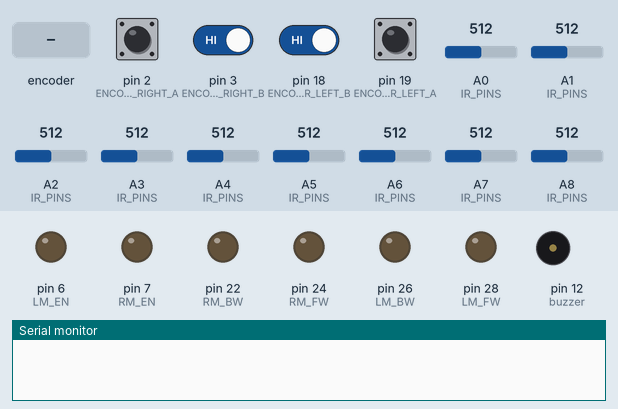
This program was run on a simulated Arduino Mega 2560, built with avr-gcc and run on an emulated ATmega2560. On the bench: output pins drawn as LEDs (lit = HIGH), buzzer (waves = sounding, pin HIGH), the last lines printed to the serial monitor. Inputs (shaded band) come from the test bench; at power-on: pin 2 (ENCODER_RIGHT_A), pin 3 (ENCODER_RIGHT_B), pin 18 (ENCODER_LEFT_B), pin 19 (ENCODER_LEFT_A) HIGH, A0 (IR_PINS) = 512, A1 (IR_PINS) = 512, A2 (IR_PINS) = 512, A3 (IR_PINS) = 512, A4 (IR_PINS) = 512, A5 (IR_PINS) = 512, A6 (IR_PINS) = 512, A7 (IR_PINS) = 512, A8 (IR_PINS) = 512.

Above: at 0.3 s.
At 2.41 s:
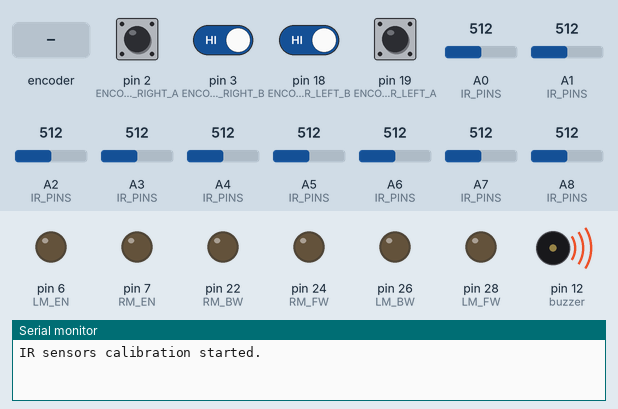
At 4.8 s:
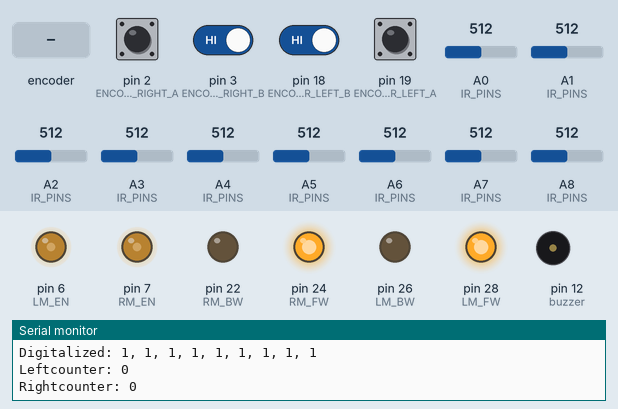
4.9 s: pin 19 (ENCODER_LEFT_A) pulsed LOW 2 times (0.12 s each, 0.3 s apart)
8.5 s: rotary encoder on pin 2 (ENCODER_RIGHT_A) / pin 18 (ENCODER_LEFT_B) turned 1 step (first pin leading)
Timing chart, 0 to 11.5 s (numbered marks = the images above; inputs shaded):
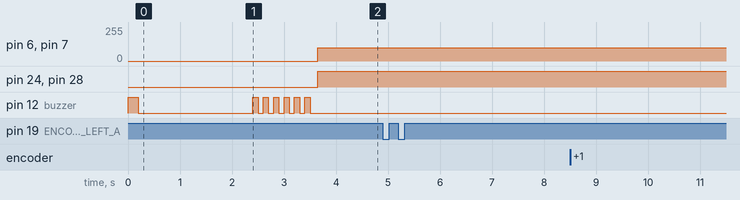

The program:

main.cpp
```cpp
#include <Arduino.h>
#include "Get_readings.h"
#include "Motor_control.h"
#include "PID_controller.h"
#include "encoder.h"
#include "buzzer.h"


int thresholds[10];
int readings[10];
int digital[10];
int error = 0;
int previous_error = 0;
int pid_output = 0;
int integral_error = 0;


void setup() {
  pinMode(buzzer,OUTPUT);
  buzzer_on(1,200);
  delay(2000);
  Serial.begin(9600);
  IR_pin_configuration();
  motor_pin_configuration();
  Serial.println("IR sensors calibration started.");
  buzzer_on(3,100);
  //calibrate_IR_sensors(thresholds, 500); // Calibrate IR sensors with 500 samples, store thresholds
  buzzer_on(3,100);
  Serial.println("IR sensors calibration completed.");
 attachInterrupt(digitalPinToInterrupt(ENCODER_LEFT_A), countEncLeft, RISING);
 attachInterrupt(digitalPinToInterrupt(ENCODER_RIGHT_A), countEncRight, RISING);
}

void loop() {
  Serial.println("Leftcounter: " + String(encoderCount_Left));
  Serial.println("Rightcounter: " + String(encoderCount_Right));
  read_IR_sensors(readings);
  digitalize_with_calibrated_threshold(readings, thresholds, digital);
  error = calculate_error(digital);
  pid_output = compute_pid(error, previous_error, KP, KD);
  previous_error = error;

  forward(100, 100, pid_output); // Use PID output for correction

}
```

Get_readings.h
```cpp
#ifndef IR_PANEL_H
#define IR_PANEL_H

#include <Arduino.h>

#define R4 A0
#define R3 A1
#define R2 A2
#define R1 A3
#define M0 A4
#define L1 A5
#define L2 A6
#define L3 A7
#define L4 A8

extern const int IR_PINS[9];

void IR_pin_configuration();
void read_IR_sensors(int readings[9]);
void print_IR_readings(const int readings[9]);
void calibrate_IR_sensors(int readings[9], int samples);
void digitalize_with_calibrated_threshold(const int analog_readings[9], const int thresholds[9], int digital[9]);


#endif // IR_PANEL_H
```

Motor_control.h
```cpp
#ifndef MOTOR_CONTROL_H
#define MOTOR_CONTROL_H

#include <Arduino.h>

// Define motor control pins
#define LM_EN 6
#define LM_BW 26
#define LM_FW 28
#define RM_EN 7
#define RM_BW 22
#define RM_FW 24


void motor_pin_configuration();
void setMotorSpeed(int leftSpeed, int rightSpeed, int error);
void forward(int leftSpeed, int rightSpeed, int error);
void backward(int leftSpeed, int rightSpeed, int error);
void stopMotors();

#endif // MOTOR_CONTROL_H
```

PID_controller.h
```cpp
#ifndef PID_CONTROLLER_H
#define PID_CONTROLLER_H

#include <Arduino.h>

#define KP  1.0 // Proportional gain
#define KD  0.5 // Derivative gain
#define kI  0.0 // Integral gain (not used in this example)


int calculate_error(const int digital[10]);
int compute_pid(int error, int pre_error, float Kp, float Kd);

#endif // PID_CONTROLLER_H
```

action.h
```cpp
#ifndef ACTION_H
#define ACTION_H

#include <Arduino.h>
#include <Motor_control.h>
#include <Get_readings.h>
#include <encoder.h>
#include <ir_detect.h>

void handleCrossApproach();
void handleSpecialCross(const char* crossType, const int analog_readings[9], const int thresholds[9]);

#endif // ACTION_H
```

buzzer.h
```cpp
#include <Arduino.h>
#define buzzer 12

void buzzer_on(int count, int t){
    for(int i=0; i<count; i++){
        digitalWrite(buzzer,HIGH);
        delay(t);
        digitalWrite(buzzer,LOW);
        delay(t);
    }
}
```

encoder.h
```cpp
#ifndef ENCODER_H
#define ENCODER_H

#define ENCODER_LEFT_A 19 // Pin for encoder A
#define ENCODER_LEFT_B 18 // Pin for encoder B
#define ENCODER_RIGHT_A 2 // Pin for encoder A
#define ENCODER_RIGHT_B 3 // Pin for encoder B

extern volatile long encoderCount_Left;
extern volatile long encoderCount_Right;

void countEncLeft();
void countEncRight();

#endif
```

ir_detect.h
```cpp

```

Get_readings.cpp
```cpp
// IR sensor pin definitions
#include <Arduino.h>
#include "Get_readings.h"

// Array of IR sensor pins: L4, L3, L2, L1, M0, R1, R2, R3, R4
const int IR_PINS[9] = {L4, L3, L2, L1, M0, R1, R2, R3, R4};

void IR_pin_configuration() {
    for (int i = 0; i < 9; i++) {
        pinMode(IR_PINS[i], INPUT);
    }
}

void read_IR_sensors(int readings[9]) {
    for (int i = 0; i < 9; i++) {
        readings[i] = analogRead(IR_PINS[i]);
    }
}

void print_IR_readings(const int readings[9]) {
    Serial.print("IR readings: ");
    for (int i = 0; i < 9; i++) {
        Serial.print(readings[i]);
        if (i < 9) Serial.print(", ");
    }
    Serial.println();
}

void calibrate_IR_sensors(int readings[9], int samples) {
    int min_readings[9];
    int max_readings[9];
    for (int i = 0; i < 9; i++) {
        min_readings[i] = 1023;
        max_readings[i] = 0;
    }
    for (int s = 0; s < samples; s++) {
        Serial.print("Calibrating sample: ");
        Serial.println(s + 1);
        for (int i = 0; i < 9; i++) {
            int val = analogRead(IR_PINS[i]);
            if (val < min_readings[i]) min_readings[i] = val;
            if (val > max_readings[i]) max_readings[i] = val;
        }
        delay(5);
    }
    for (int i = 0; i < 9; i++) {
        readings[i] = (min_readings[i] + max_readings[i]) / 2; // threshold for digital high/low
    }
    // Optionally print calibration results
    Serial.println("IR Sensor Calibration Results:");
    for (int i = 0; i < 9; i++) {
        Serial.print("Sensor "); Serial.print(i);
        Serial.print(": min="); Serial.print(min_readings[i]);
        Serial.print(", max="); Serial.print(max_readings[i]);
        Serial.print(", threshold="); Serial.println(readings[i]);
    }
}

void digitalize_with_calibrated_threshold(const int analog_readings[9], const int thresholds[9], int digital[9]) {
    for (int i = 0; i < 9; i++) {
        digital[i] = (analog_readings[i] > thresholds[i]) ? 1 : 0;
    }
    // Print the digitalized array
    Serial.print("Digitalized: ");
    for (int i = 0; i < 9; i++) {
        Serial.print(digital[i]);
        if (i < 8) Serial.print(", ");
    }
    Serial.println();
}
```

Motor_control.cpp
```cpp
#include <Arduino.h>
#include "Motor_control.h"

void motor_pin_configuration() {
  pinMode(LM_EN, OUTPUT);
  pinMode(LM_FW, OUTPUT);
  pinMode(LM_BW, OUTPUT);
  pinMode(RM_EN, OUTPUT);
  pinMode(RM_FW, OUTPUT);
  pinMode(RM_BW, OUTPUT);
}

void setMotorSpeed(int leftSpeed, int rightSpeed, int error) {
  analogWrite(LM_EN, leftSpeed + error);
  analogWrite(RM_EN, rightSpeed - error);
}

void forward(int leftSpeed, int rightSpeed, int error) {
  digitalWrite(LM_FW, HIGH);
  digitalWrite(LM_BW, LOW);
  digitalWrite(RM_FW, HIGH);
  digitalWrite(RM_BW, LOW);
  setMotorSpeed(leftSpeed, rightSpeed, error);
}

void backward(int leftSpeed, int rightSpeed, int error) {
  digitalWrite(LM_FW, LOW);
  digitalWrite(LM_BW, HIGH);
  digitalWrite(RM_FW, LOW);
  digitalWrite(RM_BW, HIGH);
  setMotorSpeed(leftSpeed, rightSpeed, error);
}

void stopMotors() {
  setMotorSpeed(0, 0, 0);
}
```

PID_controller.cpp
```cpp
#include <Arduino.h>
#include "Get_readings.h"
#include "PID_controller.h"


int calculate_error(const int digital[10]) {
    // Weights: L3,R3=20, L2,R2=10, L1,R1=5, L0,R0=0; negative for left
    const int weights[8] = {-20, -10, -5, 0, 0, 5, 10, 20};
    int error = 0;
    for (int i = 0; i < 8; i++) {
        error += weights[i] * digital[i+1]; // skip L4 (0) and R4 (9)
    }
    return error;
}

int compute_pid(int error, int previous_error, float Kp, float Kd) {
    int derivative = error - previous_error;
    int pid_output = Kp * error + Kd * derivative;
    return pid_output;
}
```

action.cpp
```cpp
#include "Motor_control.h"
#include "encoder.h"
#include "action.h"
#include "Get_readings.h"
#include <Arduino.h>

// Array to store detected cross types
char crossArray[50];
int crossIndex = 0;

// Helper: Stop, reverse slowly, then go forward
void handleCrossApproach() {
    stopMotors();
    backward(10, 10, 0); // slow backward
    delay(200);
    stopMotors();
    encoderCount_Left = 0;
    encoderCount_Right = 0;
    forward(100, 100, 0);
    while (encoderCount_Left < 100 && encoderCount_Right < 100) {
        if (encoderCount_Right >= 100) forward(100, 0, 0);
        if (encoderCount_Left >= 100) forward(100, 0, 0);
    }
    stopMotors();
}

// Main cross detection handler
void handleSpecialCross(const char* crossType, const int analog_readings[9], const int thresholds[9]) {
    int irArray[9];
    // Move a bit forward before checking
    forward(100, 100, 0);
    delay(200);
    stopMotors();
    digitalize_with_calibrated_threshold(analog_readings, thresholds, irArray);

    if (strcmp(crossType, "t_left") == 0) {
        bool tCross = (irArray[3] == 1 || irArray[4] == 1 || irArray[5] == 1);
        bool allZero = (irArray[0] == 0 && irArray[1] == 0 && irArray[2] == 0 && irArray[3] == 0 && irArray[4] == 0 && irArray[5] == 0 && irArray[6] == 0 && irArray[7] == 0 && irArray[8] == 0);
        if (tCross) {
            crossArray[crossIndex++] = 'S';
        } else if (allZero) {
            crossArray[crossIndex++] = 'L';
            // Turn left

        }
    }
    else if (strcmp(crossType, "t_right") == 0) {
        // Move forward and turn right
        //Turn right
    }
    else if (strcmp(crossType, "cross") == 0) {
        bool allOne = (irArray[0] == 1 && irArray[1] == 1 && irArray[2] == 1 && irArray[3] == 1 && irArray[4] == 1 && irArray[5] == 1 && irArray[6] == 1 && irArray[7] == 1 && irArray[8] == 1);
        bool allZero = (irArray[0] == 0 && irArray[1] == 0 && irArray[2] == 0 && irArray[3] == 0 && irArray[4] == 0 && irArray[5] == 0 && irArray[6] == 0 && irArray[7] == 0 && irArray[8] == 0);
        bool plusCross = (irArray[3] == 1 || irArray[4] == 1 || irArray[5] == 1);
        if (allOne) {
            crossArray[crossIndex++] = 'D';
        }

        else if (allZero) {
            crossArray[crossIndex++] = 'R';
            //Turn right
        }

        else if (plusCross && !allOne) {
            //Turn right
            crossArray[crossIndex++] = 'R';
        }
    }
}
```

encoder.cpp
```cpp
#include <Arduino.h>
#include "encoder.h"

volatile long encoderCount_Left = 0;
volatile long encoderCount_Right = 0;


 void countEncLeft() {
    if(digitalRead(ENCODER_LEFT_B) == LOW) {
        encoderCount_Left++;
    } else {
        encoderCount_Left--;
    }
}

void countEncRight() {
    if(digitalRead(ENCODER_RIGHT_B) == LOW) {
        encoderCount_Right++;
    } else {
        encoderCount_Right--;
    }
}
```

turning.cpp
```cpp
// Functions to turn the robot using encoder readings
#include "Motor_control.h"
#include "Get_readings.h"
#include "encoder.h"

// Define motor speed
#define SPEED 100

// Turn left: left motor 100, right motor 150 encoder counts
void turnLeft() {
    encoderCount_Left = 0;
    encoderCount_Right = 0;
    backward(100, 0, 0); // left backward
    forward(0, 100, 0);  // right forward
    while (encoderCount_Left > -170 || encoderCount_Right < 150) {
        if (encoderCount_Left <= -170) backward(0, 0, 0);
        if (encoderCount_Right >= 170) forward(0, 0, 0);
    }
    stopMotors();
}

// Turn right: right motor 100, left motor 150 encoder counts
void turnRight() {
    encoderCount_Left = 0;
    encoderCount_Right = 0;
    forward(100, 0, 0); // left forward
    backward(0, 100, 0); // right backward
    while (encoderCount_Right > -170 || encoderCount_Left < 150) {
        if (encoderCount_Right <= -750) backward(0, 0, 0);
        if (encoderCount_Left >= 170) forward(0, 0, 0);
    }
    stopMotors();
}

// Turn 180 degrees: both motors 300 encoder counts
void turn180(bool left) {
    encoderCount_Left = 0;
    encoderCount_Right = 0;
    if (left) {
        backward(100, 0, 0); // left backward
        forward(0, 100, 0);  // right forward
        while (encoderCount_Left > -300 || encoderCount_Right < 300) {
            if (encoderCount_Left <= -300) backward(0, 0, 0);
            if (encoderCount_Right >= 300) forward(0, 0, 0);
        }
    } else {
        forward(100, 0, 0); // left forward
        backward(0, 100, 0); // right backward
        while (encoderCount_Right > -300 || encoderCount_Left < 300) {
            if (encoderCount_Right <= -300) backward(0, 0, 0);
            if (encoderCount_Left >= 300) forward(0, 0, 0);
        }
    }
    stopMotors();
}
```
